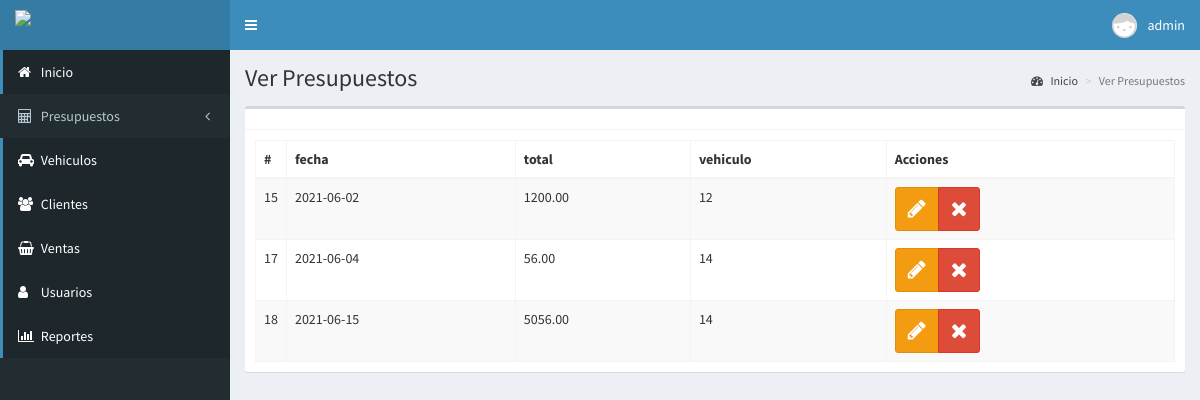
The page /ver-presupuestos (signed in) on the database its author committed.
### tables this page shows
CREATE TABLE `presupuesto` (
  `folio_p` int(11) NOT NULL,
  `fecha` date DEFAULT NULL,
  `id_v` int(11) DEFAULT NULL,
  `total` decimal(10,2) DEFAULT NULL
);

### controladores/plantilla.controlador.php (called while the page is built)
<?php
class ControladorPlantilla{
	public static function ctrPlantilla(){
		include "vistas/plantilla.php";
	}
}

### index.php (called while the page is built, shortened)
<?php
require_once "controladores/plantilla.controlador.php";
require_once "controladores/clientes.controlador.php";
require_once "controladores/presupuesto.controlador.php";
require_once "controladores/servicio.controlador.php";
require_once "modelos/clientes.modelo.php";
$plantilla = new ControladorPlantilla();
$plantilla -> ctrPlantilla();

### controladores/presupuesto.controlador.php (called while the page is built, shortened)
<?php
class ControladorPresupuesto
{
    public static function ctrMostrarPresupuesto($item, $valor)
    {
        $tabla = "presupuesto";
        $respuesta = ModeloClientes::MdlMostrarClientes($tabla, $item, $valor);
        return $respuesta;
    }
}

### modelos/conexion.php (called while the page is built)
<?php
class Conexion{
	 public static function conectar(){
		$link = new PDO("mysql:host=localhost;dbname=luismart",
			            "root",
			            "");
		$link -> exec("set names utf8");
		return $link;
	}
}

### modelos/clientes.modelo.php (called while the page is built, shortened)
<?php
require_once "conexion.php";
class ModeloClientes
{
	public static function MdlMostrarClientes($tabla, $item, $valor)
	{
		if ($item != null) {
			$stmt = Conexion::conectar()->prepare("SELECT * FROM $tabla WHERE $item = :$item");
			$stmt->bindParam(":" . $item, $valor, PDO::PARAM_STR);
			$stmt->execute();
			return $stmt->fetch();
		} else {
			$stmt = Conexion::conectar()->prepare("SELECT * FROM $tabla");
			$stmt->execute();
			return $stmt->fetchAll();
		}
	}
}

### vistas/modulos/ver-presupuestos.php (the view, shortened to what this page needs)
<div class="content-wrapper">
  <section class="content-header">
    <h1>
      Ver Presupuestos
    </h1>
    <ol class="breadcrumb">
      <li><a href="#"><i class="fa fa-dashboard"></i> Inicio</a></li>
      <li class="active">Ver Presupuestos</li>
    </ol>
  </section>
  <section class="content">
    <div class="box">
      <div class="box-header with-border">
      </div>
      <div class="box-body">
        <table class="table table-bordered table-striped dt-responsive tablas" width="100%">
          <thead>
            <tr>
              <th style="width: 10px">#</th>
              <th>fecha</th>
              <th>total</th>
              <th>vehiculo</th>
              <th>Acciones</th>
            </tr>
          </thead>
          <tbody>
            <?php
            $item = null;
            $valor = null;
            $clientes = ControladorPresupuesto::ctrMostrarPresupuesto($item, $valor);
            foreach ($clientes as $key => $value) {
              echo '<tr>
                  <td>' . $value["folio_p"] . '</td>
                  <td>' . $value["fecha"] . '</td>
                  <td>' . $value["total"] . '</td>
                  <td>' . $value["id_v"] . '</td>
                  <td>
                    <div class="btn-group">
                      <button class="btn btn-warning btnEditarPre" idPre="' . $value["folio_p"] . '" data-toggle="modal" data-target="#modalEditarPresupuesto"><i class="fa fa-pencil"></i></button>
                      <button class="btn btn-danger btnEliminarPresupuesto"  idPre="' . $value["folio_p"] . '"><i class="fa fa-times"></i></button>
                    </div>
                  </td>
                </tr>';
            }
            ?>
          </tbody>
        </table>
      </div>
  </section>
</div>

### vistas/css/style.css (style rules this page uses)
.btn { font-size: 1.5em; }

### rows shown on the page
presupuesto: folio_p "15", fecha "2021-06-02", total "1200.00", id_v "12"
presupuesto: folio_p "17", fecha "2021-06-04", total "56.00", id_v "14"
presupuesto: folio_p "18", fecha "2021-06-15", total "5056.00", id_v "14"

### other values the page prints
$_SESSION["nombre"] "admin"
